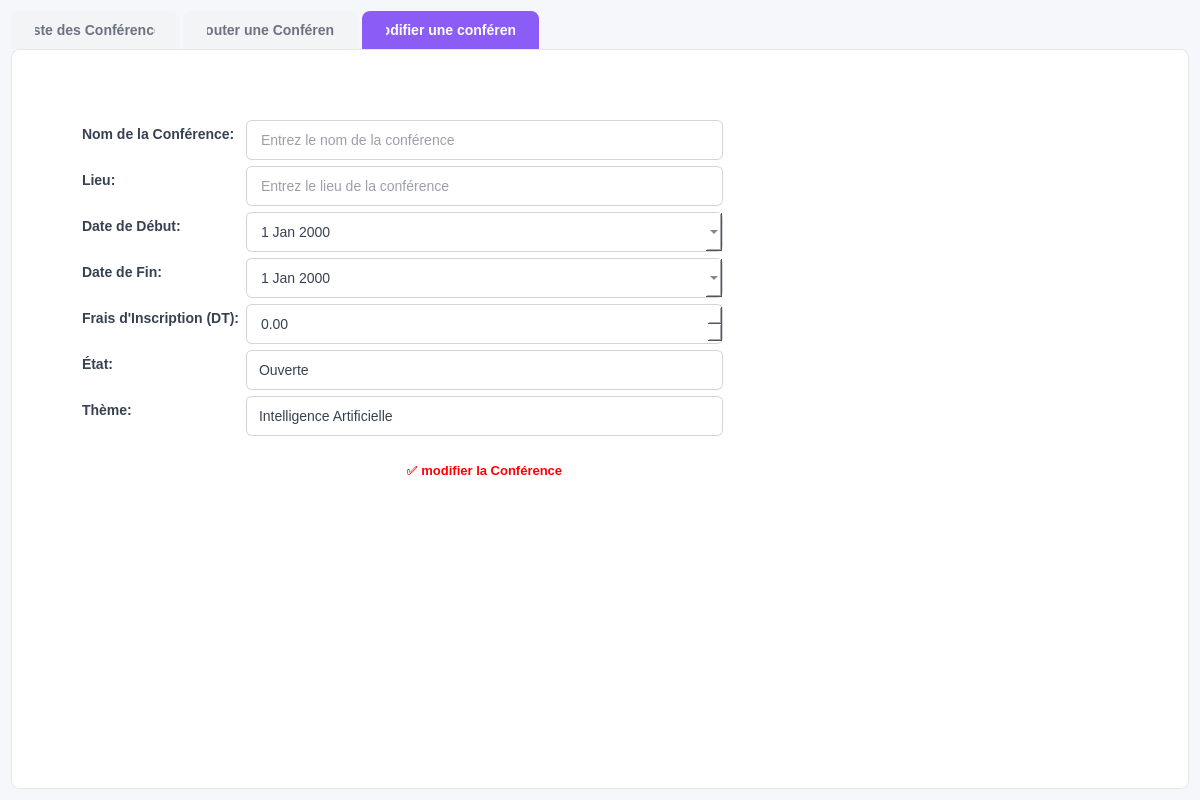
<?xml version="1.0" encoding="UTF-8"?>
<ui version="4.0">
 <class>Conference</class>
 <widget class="QWidget" name="Conference">
  <property name="geometry">
   <rect>
    <x>0</x>
    <y>0</y>
    <width>1200</width>
    <height>800</height>
   </rect>
  </property>
  <property name="styleSheet">
   <string notr="true">
QWidget#Conference {
    background-color: #F5F7FA;
}

QTabWidget::pane {
    border: 1px solid #E5E7EB;
    background-color: white;
    border-radius: 8px;
}

QTabBar::tab {
    background-color: #F3F4F6;
    color: #6B7280;
    padding: 12px 24px;
    margin-right: 4px;
    border-top-left-radius: 8px;
    border-top-right-radius: 8px;
    font-size: 14px;
    font-weight: 500;
}

QTabBar::tab:selected {
    background-color: #8B5CF6;
    color: white;
}

QTabBar::tab:hover:!selected {
    background-color: #E5E7EB;
}

QTableWidget {
    background-color: white;
    border: 1px solid #E5E7EB;
    border-radius: 8px;
    gridline-color: #E5E7EB;
}

QTableWidget::item {
    padding: 8px;
    color: #374151;
}

QTableWidget::item:selected {
    background-color: #EDE9FE;
    color: #8B5CF6;
}

QHeaderView::section {
    background-color: #F9FAFB;
    color: #6B7280;
    padding: 12px;
    border: none;
    border-bottom: 2px solid #E5E7EB;
    font-weight: 600;
    font-size: 13px;
}

QLineEdit, QTextEdit, QComboBox, QDateEdit, QSpinBox, QDoubleSpinBox {
    padding: 10px 12px;
    border: 1px solid #D1D5DB;
    border-radius: 6px;
    background-color: white;
    color: #374151;
    font-size: 14px;
}

QLineEdit:focus, QTextEdit:focus, QComboBox:focus, QDateEdit:focus, QSpinBox:focus, QDoubleSpinBox:focus {
    border: 2px solid #8B5CF6;
    outline: none;
}

QComboBox::drop-down {
    border: none;
    padding-right: 10px;
}

QComboBox::down-arrow {
    image: none;
    border-left: 5px solid transparent;
    border-right: 5px solid transparent;
    border-top: 5px solid #6B7280;
    margin-right: 5px;
}

QLabel {
    color: #374151;
    font-size: 14px;
    font-weight: 500;
}

QPushButton {
    background-color: transparent;
    border-radius: 8px;
    font-family: 'Segoe UI', sans-serif;
    font-size: 13px;
    font-weight: 600;
    padding: 8px 20px;
    min-height: 40px;
}

QPushButton#ajouterButton {
    color: #10B981;
    border: 2px solid #10B981;
}

QPushButton#ajouterButton:hover {
    background-color: #10B981;
    color: white;
}

QPushButton#modifierButton, QPushButton#rechercherButton {
    color: #3B82F6;
    border: 2px solid #3B82F6;
}

QPushButton#modifierButton:hover, QPushButton#rechercherButton:hover {
    background-color: #3B82F6;
    color: white;
}

QPushButton#supprimerButton {
    color: #EF4444;
    border: 2px solid #EF4444;
}

QPushButton#supprimerButton:hover {
    background-color: #EF4444;
    color: white;
}

QPushButton#trierButton {
    color: #8B5CF6;
    border: 2px solid #8B5CF6;
}

QPushButton#trierButton:hover {
    background-color: #8B5CF6;
    color: white;
}

QPushButton#exporterPDFButton, QPushButton#exporterWordButton {
    color: #F59E0B;
    border: 2px solid #F59E0B;
}

QPushButton#exporterPDFButton:hover, QPushButton#exporterWordButton:hover {
    background-color: #F59E0B;
    color: white;
}

QPushButton#envoyerSMSButton {
    color: #3B82F6;
    border: 2px solid #3B82F6;
}

QPushButton#envoyerSMSButton:hover {
    background-color: #3B82F6;
    color: white;
}

QPushButton#localisationButton {
    color: #10B981;
    border: 2px solid #10B981;
}

QPushButton#localisationButton:hover {
    background-color: #10B981;
    color: white;
}

QPushButton#statistiquesButton {
    color: #14B8A6;
    border: 2px solid #14B8A6;
}

QPushButton#statistiquesButton:hover {
    background-color: #14B8A6;
    color: white;
}

QPushButton#envoyerSMSButton {
    color: #3B82F6;
    border: 2px solid #3B82F6;
    font-size: 11px;
    padding: 8px 12px;
}

QPushButton#envoyerSMSButton:hover {
    background-color: #3B82F6;
    color: white;
}

QPushButton#localisationButton {
    color: #10B981;
    border: 2px solid #10B981;
    font-size: 11px;
    padding: 8px 12px;
}

QPushButton#localisationButton:hover {
    background-color: #10B981;
    color: white;
}

QPushButton#clearSearchButton {
    color: #64748B;
    border: 2px solid #E2E8F0;
}

QPushButton#clearSearchButton:hover {
    background-color: #64748B;
    color: white;
}
   </string>
  </property>
  <layout class="QVBoxLayout" name="verticalLayout">
   <item>
    <widget class="QTabWidget" name="tabWidget">
     <property name="currentIndex">
      <number>2</number>
     </property>
     <widget class="QWidget" name="listeTab">
      <attribute name="title">
       <string>Liste des Conférences</string>
      </attribute>
      <layout class="QVBoxLayout" name="verticalLayout_2">
       <item>
        <layout class="QHBoxLayout" name="toolbarLayout">
         <item>
          <layout class="QVBoxLayout" name="mainActionsLayout">
           <item>
            <layout class="QHBoxLayout" name="primaryActionsLayout">
             <item>
              <widget class="QPushButton" name="modifierButton">
               <property name="text">
                <string>✏️ Modifier</string>
               </property>
              </widget>
             </item>
             <item>
              <widget class="QPushButton" name="supprimerButton">
               <property name="text">
                <string>🗑️ Supprimer</string>
               </property>
              </widget>
             </item>
             <item>
              <widget class="QPushButton" name="trierButton">
               <property name="text">
                <string>🔽 Trier</string>
               </property>
              </widget>
             </item>
            </layout>
           </item>
           <item>
            <layout class="QHBoxLayout" name="advancedServicesLayout">
             <item>
              <widget class="QLabel" name="advancedLabel">
               <property name="styleSheet">
                <string notr="true">color: #6366f1; font-weight: bold; font-size: 12px; margin-right: 5px;</string>
               </property>
               <property name="text">
                <string>🚀 Métiers Avancés:</string>
               </property>
              </widget>
             </item>
             <item>
              <widget class="QPushButton" name="envoyerSMSButton">
               <property name="text">
                <string>📱 SMS</string>
               </property>
              </widget>
             </item>
             <item>
              <widget class="QPushButton" name="localisationButton">
               <property name="text">
                <string>📍 Localisation</string>
               </property>
              </widget>
             </item>
             <item>
              <widget class="QPushButton" name="statistiquesButton">
               <property name="text">
                <string>📊 Statistiques</string>
               </property>
              </widget>
             </item>
            </layout>
           </item>
          </layout>
         </item>
         <item>
          <layout class="QVBoxLayout" name="exportLayout">
           <item>
            <widget class="QPushButton" name="exporterPDFButton">
             <property name="text">
              <string>📄 Exporter PDF</string>
             </property>
            </widget>
           </item>
          </layout>
         </item>
         <item>
          <spacer name="horizontalSpacer">
           <property name="orientation">
            <enum>Qt::Orientation::Horizontal</enum>
           </property>
           <property name="sizeHint" stdset="0">
            <size>
             <width>40</width>
             <height>20</height>
            </size>
           </property>
          </spacer>
         </item>
        </layout>
       </item>
       <item>
        <layout class="QHBoxLayout" name="searchLayout">
         <item>
          <widget class="QComboBox" name="searchComboBox">
           <item>
            <property name="text">
             <string>Rechercher par Nom</string>
            </property>
           </item>
           <item>
            <property name="text">
             <string>Rechercher par Lieu</string>
            </property>
           </item>
           <item>
            <property name="text">
             <string>Rechercher par Thème</string>
            </property>
           </item>
           <item>
            <property name="text">
             <string>Rechercher par Date</string>
            </property>
           </item>
          </widget>
         </item>
         <item>
          <widget class="QLineEdit" name="searchLineEdit">
           <property name="placeholderText">
            <string>Rechercher une conférence...</string>
           </property>
          </widget>
         </item>
         <item>
          <widget class="QPushButton" name="rechercherButton">
           <property name="text">
            <string>🔍 Rechercher</string>
           </property>
          </widget>
         </item>
         <item>
          <widget class="QPushButton" name="clearSearchButton">
           <property name="text">
            <string>✖ Effacer</string>
           </property>
          </widget>
         </item>
        </layout>
       </item>
       <item>
        <widget class="QTableWidget" name="conferencesTable">
         <property name="columnCount">
          <number>8</number>
         </property>
         <column>
          <property name="text">
           <string>ID</string>
          </property>
         </column>
         <column>
          <property name="text">
           <string>Nom</string>
          </property>
         </column>
         <column>
          <property name="text">
           <string>Lieu</string>
          </property>
         </column>
         <column>
          <property name="text">
           <string>Date Début</string>
          </property>
         </column>
         <column>
          <property name="text">
           <string>Date Fin</string>
          </property>
         </column>
         <column>
          <property name="text">
           <string>Frais Inscription</string>
          </property>
         </column>
         <column>
          <property name="text">
           <string>État</string>
          </property>
         </column>
         <column>
          <property name="text">
           <string>Thème</string>
          </property>
         </column>
        </widget>
       </item>
      </layout>
     </widget>
     <widget class="QWidget" name="ajouterTab">
      <attribute name="title">
       <string>Ajouter une Conférence</string>
      </attribute>
      <layout class="QVBoxLayout" name="verticalLayout_3">
       <item>
        <widget class="QScrollArea" name="scrollArea">
         <property name="widgetResizable">
          <bool>true</bool>
         </property>
         <widget class="QWidget" name="scrollAreaWidgetContents">
          <property name="geometry">
           <rect>
            <x>0</x>
            <y>0</y>
            <width>1152</width>
            <height>708</height>
           </rect>
          </property>
          <layout class="QVBoxLayout" name="verticalLayout_4">
           <item>
            <layout class="QFormLayout" name="formLayout">
             <item row="0" column="0">
              <widget class="QLabel" name="nomLabel">
               <property name="text">
                <string>Nom de la Conférence:</string>
               </property>
              </widget>
             </item>
             <item row="0" column="1">
              <widget class="QLineEdit" name="nomLineEdit">
               <property name="placeholderText">
                <string>Entrez le nom de la conférence</string>
               </property>
              </widget>
             </item>
             <item row="1" column="0">
              <widget class="QLabel" name="lieuLabel">
               <property name="text">
                <string>Lieu:</string>
               </property>
              </widget>
             </item>
             <item row="1" column="1">
              <widget class="QLineEdit" name="lieuLineEdit">
               <property name="placeholderText">
                <string>Entrez le lieu de la conférence</string>
               </property>
              </widget>
             </item>
             <item row="2" column="0">
              <widget class="QLabel" name="dateDebutLabel">
               <property name="text">
                <string>Date de Début:</string>
               </property>
              </widget>
             </item>
             <item row="2" column="1">
              <widget class="QDateEdit" name="dateDebutEdit">
               <property name="calendarPopup">
                <bool>true</bool>
               </property>
              </widget>
             </item>
             <item row="3" column="0">
              <widget class="QLabel" name="dateFinLabel">
               <property name="text">
                <string>Date de Fin:</string>
               </property>
              </widget>
             </item>
             <item row="3" column="1">
              <widget class="QDateEdit" name="dateFinEdit">
               <property name="calendarPopup">
                <bool>true</bool>
               </property>
              </widget>
             </item>
             <item row="4" column="0">
              <widget class="QLabel" name="fraisLabel">
               <property name="text">
                <string>Frais d'Inscription (DT):</string>
               </property>
              </widget>
             </item>
             <item row="4" column="1">
              <widget class="QDoubleSpinBox" name="fraisSpinBox">
               <property name="maximum">
                <double>999999.989999999990687</double>
               </property>
              </widget>
             </item>
             <item row="5" column="0">
              <widget class="QLabel" name="etatLabel">
               <property name="text">
                <string>État:</string>
               </property>
              </widget>
             </item>
             <item row="5" column="1">
              <widget class="QComboBox" name="etatComboBox">
               <item>
                <property name="text">
                 <string>Ouverte</string>
                </property>
               </item>
               <item>
                <property name="text">
                 <string>Fermée</string>
                </property>
               </item>
              </widget>
             </item>
             <item row="6" column="0">
              <widget class="QLabel" name="themeLabel">
               <property name="text">
                <string>Thème:</string>
               </property>
              </widget>
             </item>
             <item row="6" column="1">
              <widget class="QComboBox" name="themeComboBox">
               <item>
                <property name="text">
                 <string>Intelligence Artificielle</string>
                </property>
               </item>
               <item>
                <property name="text">
                 <string>Cybersécurité</string>
                </property>
               </item>
               <item>
                <property name="text">
                 <string>Big Data</string>
                </property>
               </item>
               <item>
                <property name="text">
                 <string>Cloud Computing</string>
                </property>
               </item>
               <item>
                <property name="text">
                 <string>IoT</string>
                </property>
               </item>
               <item>
                <property name="text">
                 <string>Blockchain</string>
                </property>
               </item>
               <item>
                <property name="text">
                 <string>Réseaux</string>
                </property>
               </item>
               <item>
                <property name="text">
                 <string>Développement Logiciel</string>
                </property>
               </item>
               <item>
                <property name="text">
                 <string>Autre</string>
                </property>
               </item>
              </widget>
             </item>
             <item row="7" column="1">
              <layout class="QHBoxLayout" name="buttonLayout">
               <item>
                <widget class="QPushButton" name="ajouterButton">
                 <property name="font">
                  <font>
                   <family>Segoe UI</family>
                   <pointsize>-1</pointsize>
                   <fontweight>DemiBold</fontweight>
                  </font>
                 </property>
                 <property name="styleSheet">
                  <string notr="true">color:red;</string>
                 </property>
                 <property name="text">
                  <string>✅ Ajouter la Conférence</string>
                 </property>
                </widget>
               </item>
               <item>
                <spacer name="horizontalSpacer_2">
                 <property name="orientation">
                  <enum>Qt::Orientation::Horizontal</enum>
                 </property>
                 <property name="sizeHint" stdset="0">
                  <size>
                   <width>40</width>
                   <height>20</height>
                  </size>
                 </property>
                </spacer>
               </item>
              </layout>
             </item>
            </layout>
           </item>
           <item>
            <spacer name="verticalSpacer">
             <property name="orientation">
              <enum>Qt::Orientation::Vertical</enum>
             </property>
             <property name="sizeHint" stdset="0">
              <size>
               <width>20</width>
               <height>40</height>
              </size>
             </property>
            </spacer>
           </item>
          </layout>
         </widget>
        </widget>
       </item>
      </layout>
     </widget>
     <widget class="QWidget" name="tab">
      <attribute name="title">
       <string>modifier une conférence</string>
      </attribute>
      <widget class="QWidget" name="layoutWidget">
       <property name="geometry">
        <rect>
         <x>70</x>
         <y>70</y>
         <width>641</width>
         <height>419</height>
        </rect>
       </property>
       <layout class="QFormLayout" name="formLayout_2">
        <item row="0" column="0">
         <widget class="QLabel" name="nomLabel_2">
          <property name="text">
           <string>Nom de la Conférence:</string>
          </property>
         </widget>
        </item>
        <item row="0" column="1">
         <widget class="QLineEdit" name="nomLineEdit_2">
          <property name="placeholderText">
           <string>Entrez le nom de la conférence</string>
          </property>
         </widget>
        </item>
        <item row="1" column="0">
         <widget class="QLabel" name="lieuLabel_2">
          <property name="text">
           <string>Lieu:</string>
          </property>
         </widget>
        </item>
        <item row="1" column="1">
         <widget class="QLineEdit" name="lieuLineEdit_2">
          <property name="placeholderText">
           <string>Entrez le lieu de la conférence</string>
          </property>
         </widget>
        </item>
        <item row="2" column="0">
         <widget class="QLabel" name="dateDebutLabel_2">
          <property name="text">
           <string>Date de Début:</string>
          </property>
         </widget>
        </item>
        <item row="2" column="1">
         <widget class="QDateEdit" name="dateDebutEdit_2">
          <property name="calendarPopup">
           <bool>true</bool>
          </property>
         </widget>
        </item>
        <item row="3" column="0">
         <widget class="QLabel" name="dateFinLabel_2">
          <property name="text">
           <string>Date de Fin:</string>
          </property>
         </widget>
        </item>
        <item row="3" column="1">
         <widget class="QDateEdit" name="dateFinEdit_2">
          <property name="calendarPopup">
           <bool>true</bool>
          </property>
         </widget>
        </item>
        <item row="4" column="0">
         <widget class="QLabel" name="fraisLabel_2">
          <property name="text">
           <string>Frais d'Inscription (DT):</string>
          </property>
         </widget>
        </item>
        <item row="4" column="1">
         <widget class="QDoubleSpinBox" name="fraisSpinBox_2">
          <property name="maximum">
           <double>999999.989999999990687</double>
          </property>
         </widget>
        </item>
        <item row="5" column="0">
         <widget class="QLabel" name="etatLabel_2">
          <property name="text">
           <string>État:</string>
          </property>
         </widget>
        </item>
        <item row="5" column="1">
         <widget class="QComboBox" name="etatComboBox_2">
          <item>
           <property name="text">
            <string>Ouverte</string>
           </property>
          </item>
          <item>
           <property name="text">
            <string>Fermée</string>
           </property>
          </item>
         </widget>
        </item>
        <item row="6" column="0">
         <widget class="QLabel" name="themeLabel_2">
          <property name="text">
           <string>Thème:</string>
          </property>
         </widget>
        </item>
        <item row="6" column="1">
         <widget class="QComboBox" name="themeComboBox_2">
          <item>
           <property name="text">
            <string>Intelligence Artificielle</string>
           </property>
          </item>
          <item>
           <property name="text">
            <string>Cybersécurité</string>
           </property>
          </item>
          <item>
           <property name="text">
            <string>Big Data</string>
           </property>
          </item>
          <item>
           <property name="text">
            <string>Cloud Computing</string>
           </property>
          </item>
          <item>
           <property name="text">
            <string>IoT</string>
           </property>
          </item>
          <item>
           <property name="text">
            <string>Blockchain</string>
           </property>
          </item>
          <item>
           <property name="text">
            <string>Réseaux</string>
           </property>
          </item>
          <item>
           <property name="text">
            <string>Développement Logiciel</string>
           </property>
          </item>
          <item>
           <property name="text">
            <string>Autre</string>
           </property>
          </item>
         </widget>
        </item>
        <item row="7" column="1">
         <layout class="QHBoxLayout" name="buttonLayout_2">
          <item>
           <widget class="QPushButton" name="ajouterButton_2">
            <property name="font">
             <font>
              <family>Segoe UI</family>
              <pointsize>-1</pointsize>
              <fontweight>DemiBold</fontweight>
             </font>
            </property>
            <property name="styleSheet">
             <string notr="true">color:red;</string>
            </property>
            <property name="text">
             <string>✅ modifier la Conférence</string>
            </property>
           </widget>
          </item>
         </layout>
        </item>
       </layout>
      </widget>
     </widget>
    </widget>
   </item>
  </layout>
 </widget>
 <resources/>
 <connections/>
</ui>
